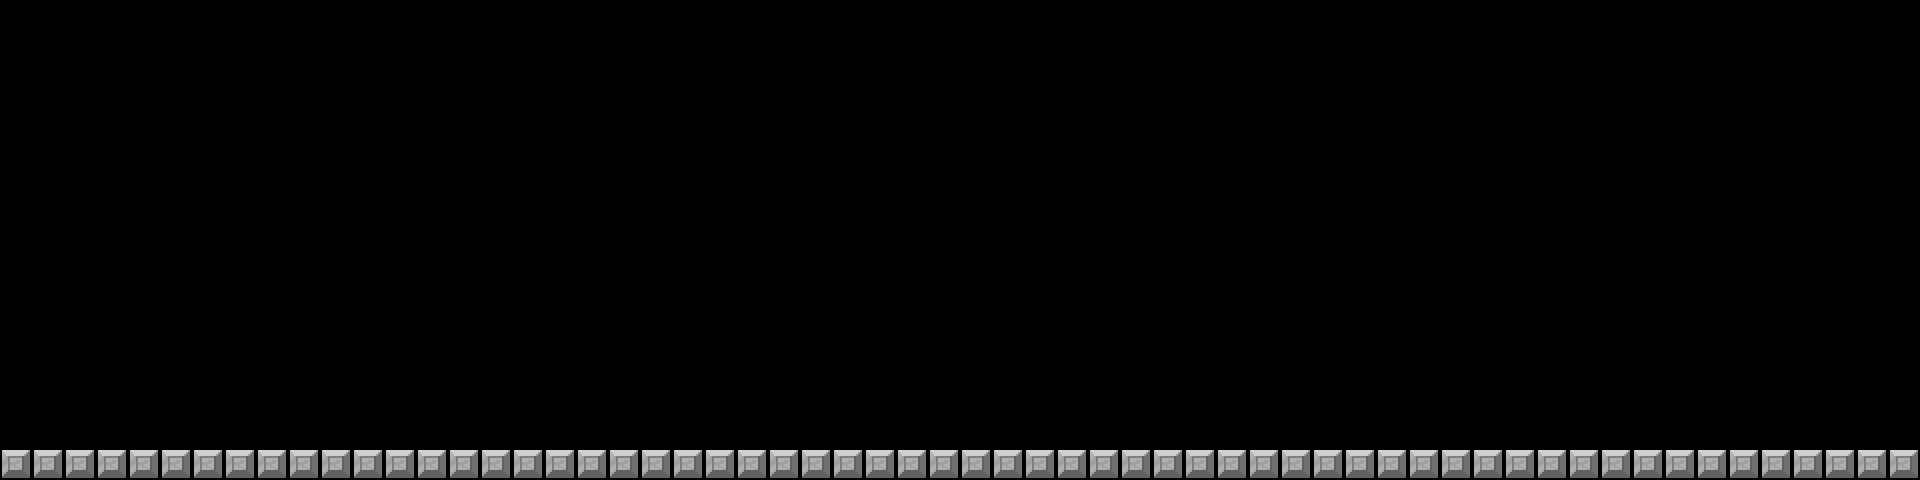

A 2D game scene composited from a Tiled map and its tileset images. What follows is a short description and the map's XML, with each tile layer's data collapsed to a summary:
An orthogonal 60x15 tile map with 32x32 px tiles, 1 tile layer (layer).

<map version="1.0" tiledversion="1.0.1" orientation="orthogonal" renderorder="right-down" width="60" height="15" tilewidth="32" tileheight="32" nextobjectid="1">
 <tileset firstgid="1" source="untitled.tsx" />
 <layer name="layer" width="60" height="15">
  <data>[900 cells, 60 non-empty, 1 distinct tile ids]</data>
 </layer>
</map>